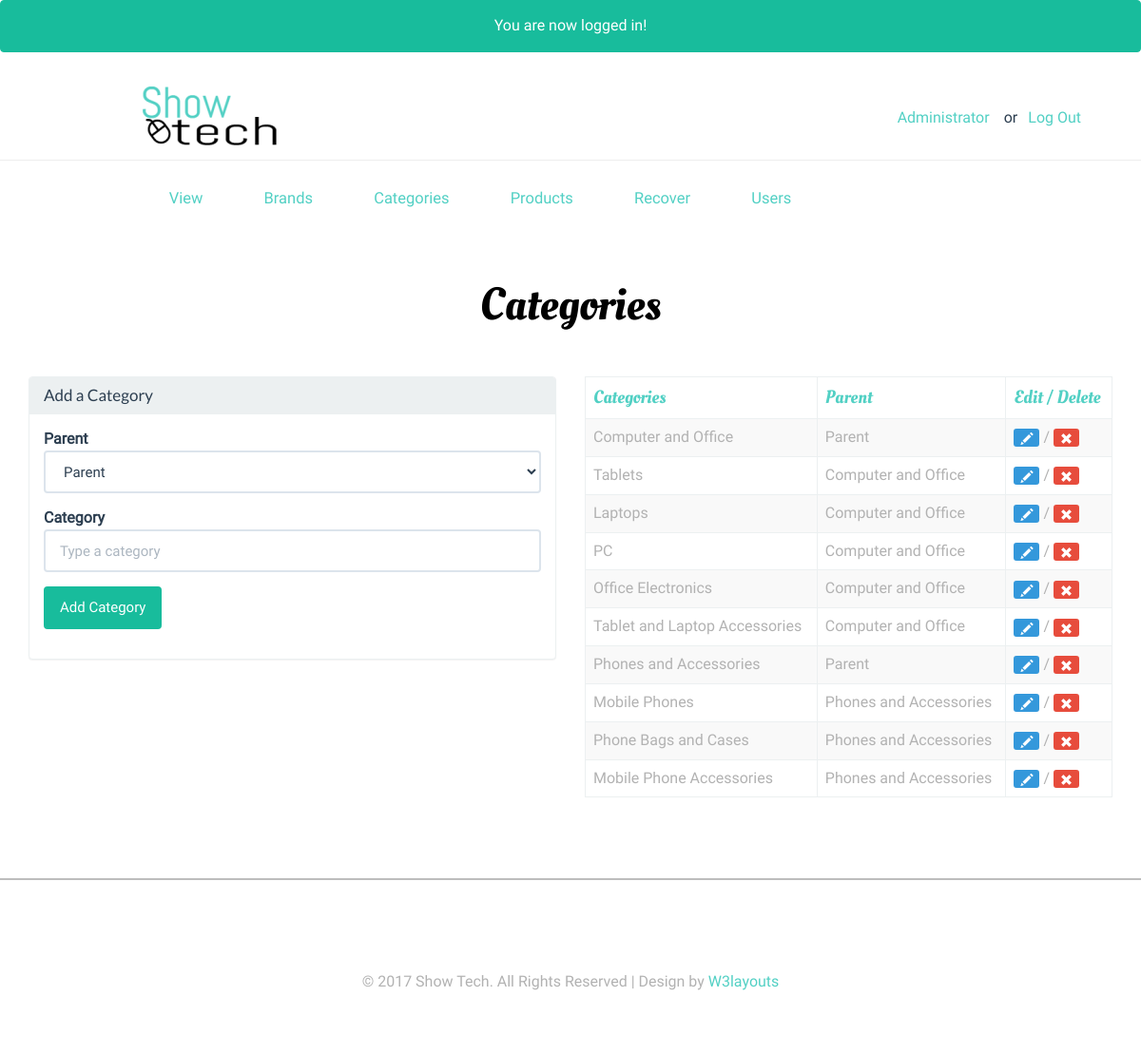
The page /accounts/categories.php (signed in) on the database its author committed.
### tables this page shows
CREATE TABLE IF NOT EXISTS `users` (
  `id` int(11) NOT NULL,
  `full_name` varchar(255) NOT NULL,
  `email` varchar(255) NOT NULL,
  `password` varchar(255) NOT NULL,
  `date` datetime NOT NULL DEFAULT CURRENT_TIMESTAMP,
  `last_login` datetime NOT NULL,
  `permissions` varchar(255) NOT NULL
);

CREATE TABLE IF NOT EXISTS `categories` (
  `id` int(11) NOT NULL,
  `category` varchar(255) NOT NULL,
  `parent` int(11) NOT NULL DEFAULT '0'
);

### accounts/categories.php (the view, shortened to what this page needs)
<?php
	require_once $_SERVER['DOCUMENT_ROOT'].'/showtech/assets/conn.php';
	include 'include/head.php'; include 'include/scripts.php';
 	include 'include/header.php';  include 'include/menu.php';
 	$sql = "SELECT * FROM categories WHERE parent = 0";
 	$res = $db->query($sql);
 	$category = '';
 	$post_parent = '';
 	$category_value = '';
 	$parent_value = 0;
 	if (isset($_GET['edit'])) {
 		$category_value = $ecategory['category'];
 		$parent_value = $ecategory['parent'];
 	}else{
 		if(isset($_POST)){
 			$category_value = $category;
 			$parent_value = $post_parent;
 		}
 	}
 ?>
 <div class="container">
    <div class="content-top">
        <h1>
            Categories
        </h1>
        <div class="row">
        	<div class="col-md-6">
	               <div class="panel panel-<?=((isset($_GET['edit']))?'info':'default');?>">
	                	<div class="panel-heading"><h3 class="panel-title"><?=((isset($_GET['edit']))?'Edit':'Add a');?> Category</h3></div>
	                    <div class="panel-body">
	        				<form class="form" action="categories.php<?=((isset($_GET['edit']))?'?edit='.$edit_id:'');?>" method="post">
			                    <div class="form-group">
			                    	<label class=" control-label" for="parent">Parent</label>
									  <div>
									    <select id="parent" name="parent" class="form-control">
									      <option value="0" <?= (($parent_value==0)?' selected="selected"':''); ?> >Parent</option>
									    </select>
									  </div>
			                    </div>
			                    <div class="form-group">
								  <label class="control-label" for="category">Category</label>
								  <input id="category" name="category" type="text" value="<?= $category_value?>" placeholder="Type a category" class="form-control input-md">
								</div>
								<div class="form-group">
								  <input type="submit" value="<?=((isset($_GET['edit']))?'Edit':'Add');?> Category" class="btn btn-success">
								</div>
							</form>
						</div>
	                </div>
        	</div>
        	<div class="col-md-6">
        		<table class="table table-hover table-bordered table-condensed table-striped">
					<thead>
						<tr>
							<th>
								Categories
							</th>
							<th>
								Parent
							</th>
							<th>
								Edit / Delete
							</th>
						</tr>
					</thead>
					<tbody>
						<?php while ($catg = mysqli_fetch_assoc($res)):
							$part_id = (int)$catg['id'];
							$sql2 = "SELECT * FROM categories WHERE parent = '$part_id'";
							$resc = $db->query($sql2);
						?>
						<tr>
							<td>
								<?= $catg['category']; ?>
							</td>
							<td>
								Parent
							</td>
							<td>
								<a href="categories.php?edit=
				<?= $catg['id'];?>" class="btn btn-xs btn-info"><span class="glyphicon glyphicon-pencil"></span></a> / <a href="categories.php?delete=
				<?= $catg['id'];?>" class="btn btn-xs btn-danger"><span class="glyphicon glyphicon-remove"></span></a>
							</td>
						</tr>
						<?php while ($child = mysqli_fetch_assoc($resc)):?>
							<tr>
								<td>
									<?= $child['category']; ?>
								</td>
								<td><?= $catg['category']; ?></td>
								<td>
								<a href="categories.php?edit=
				<?= $child['id'];?>" class="btn btn-xs btn-info"><span class="glyphicon glyphicon-pencil"></span></a> / <a href="categories.php?delete=
				<?= $child['id'];?>" class="btn btn-xs btn-danger"><span class="glyphicon glyphicon-remove"></span></a>
							</td>
							</tr>
						<?php endwhile; ?>
						<?php endwhile; ?>
					</tbody>
				</table>
        	</div>
        </div>
     </div>
 </div>
 <?php include 'include/footer.php';?>

### accounts/include/header.php
<div class="header">
	<div class="header-top">
		<div class="container">
				<div class="col-sm-4 logo">
					<a href="index.php"><img src="../images/logo.png" alt=""></a>
				</div>
			<div class="col-sm-3 logo">
				</div>
			<div class="col-sm-5 header-left">
					<p class="log pull-right"><a href="account.php"><?= $AdmUsr['full_name'];?></a>
						<span>or</span><a  href="logout.php"  >Log Out</a></p>
					<div class="clearfix"> </div>
			</div>
				<div class="clearfix"> </div>
		</div>
	</div>
		<div class="container">
			<div class="head-top">

### css/style.css (style rules this page uses)
html,body { background:#fff; font-size: 100%; font-family: 'Roboto-Regular'; }
body a { transition: 0.5s all; -webkit-transition: 0.5s all; -o-transition: 0.5s all; -moz-transition: 0.5s all; -ms-transition: 0.5s all; }
h1,h2,h3,h4,h5,h6,label,p { margin:0; }
.header-top { border-bottom: 1px solid #eee; padding: 15px 0; }
.header-left { margin-top: 4px; }
.head-top { padding: 1em 0 0; }
.logo { text-align:center; }
p.log { float:left; font-size: 1em; width: 50%; margin-top: 4%; }
p.log a { color:#52D0C4; text-decoration:none; margin: 0 5%; display: inline-block; }
.content-top h1 { color:#000; font-size: 3em; font-family: 'OleoScript-Regular'; text-align: center; margin: 0 0 1em; }
.content-top { padding: 4em 0; }
table { width:100%; margin: 0em 0 2em; }
th { color: #52D0C4; font-size: 1.2em; font-family: 'OleoScript-Regular'; font-weight: 400; }
th, td { padding: 10px; }
td { color:#b2b2b2; font-size: 1em; }
.table > thead > tr > th, .table > tbody > tr > th, .table > tfoot > tr > th, .table > thead > tr > td, .table > tbody > tr > td, .table > tfoot > tr > td { padding: 8px; line-height: 1.42857143; vertical-align: top; border-top: none; }

### rows shown on the page
users: full_name "Administrator"
categories: category "Computer and Office"
categories: category "Tablets"
categories: category "Laptops"
categories: category "PC"
categories: category "Office Electronics"
categories: category "Tablet and Laptop Accessories"
categories: category "Phones and Accessories"
categories: category "Mobile Phones"
categories: category "Phone Bags and Cases"
categories: category "Mobile Phone Accessories"

### other values the page prints
$_SESSION['success_flash'] "You are now logged in!"
